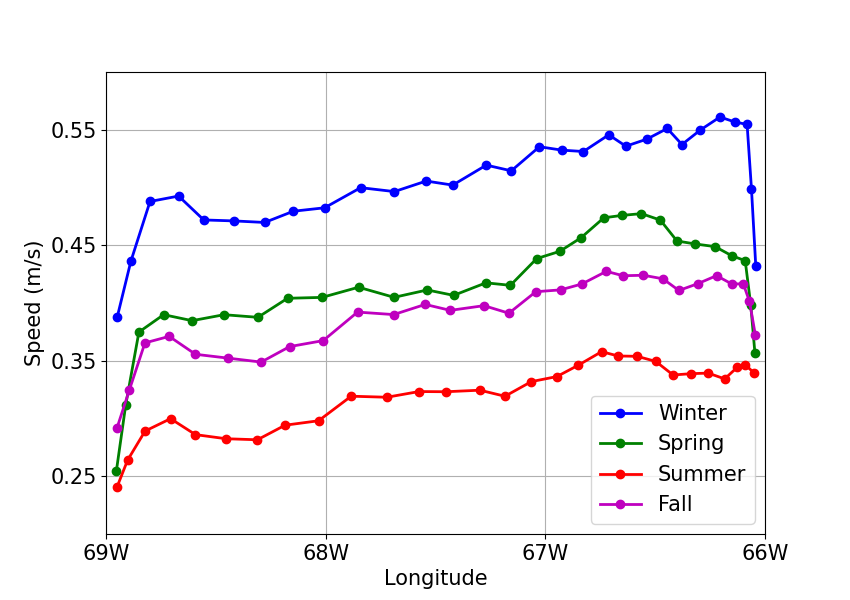

This figure's Python source:
#! /usr/bin/env python 
import numpy as np
import matplotlib.pyplot as plt

#dn='/Users/sarahzedler/darwin/scripts/github/FIG6/'
f=np.load('climatological_seasonally_averaged_position_maximum_SBJ.npz')
lont2=f['LONsea'][:]
latt2=f['LATsea'][:]
St2=f['Ssea'][:]
Sstd2=f['Sstd'][:]
Sse2=f['Sse'][:]
f.close()


fig,ax = plt.subplots(figsize=(8.5,6))
ax.plot(lont2[0,:],St2[0,:],'b-o',label='Winter',linewidth=2)
ax.plot(lont2[1,:],St2[1,:],'g-o',label='Spring',linewidth=2)
ax.plot(lont2[2,:],St2[2,:],'r-o',label='Summer',linewidth=2)
ax.plot(lont2[3,:],St2[3,:],'m-o',label='Fall',linewidth=2)
ax.legend(fontsize=15)
ax.grid()
ax.set_xlabel('Longitude',fontsize=15) 
ax.set_ylabel('Speed (m/s)',fontsize=15)
ax.set_xlim(-69,-66)
ax.set_xticks([-69,-68,-67,-66])
ax.set_xticklabels(['69W','68W','67W','66W'],fontsize=15)
ax.set_ylim(0.2,0.6)
ax.set_yticks([0.25,0.35,0.45,0.55]) 
ax.set_yticklabels(['0.25','0.35','0.45','0.55'],fontsize=15)

#dno='/Users/sarahzedler/darwin/scripts/github/FIG6/'
fig.savefig('figure_S1.png')
